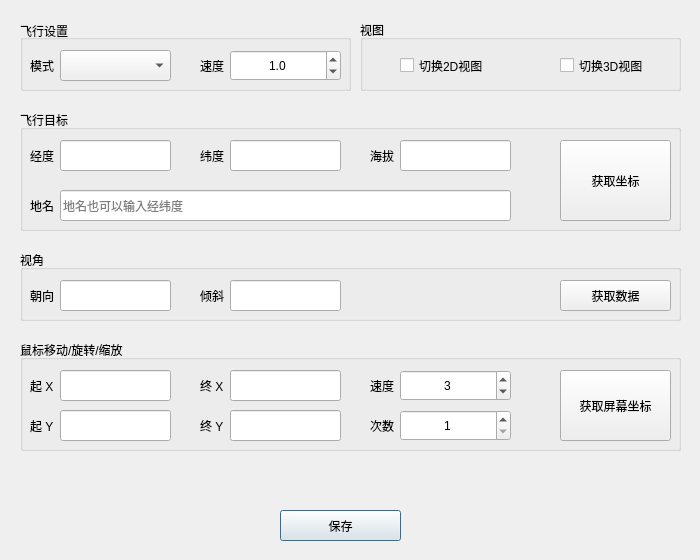
<?xml version="1.0" encoding="UTF-8"?>
<ui version="4.0">
 <class>Dialog_subtitle_action_edit</class>
 <widget class="QDialog" name="Dialog_subtitle_action_edit">
  <property name="windowModality">
   <enum>Qt::ApplicationModal</enum>
  </property>
  <property name="geometry">
   <rect>
    <x>0</x>
    <y>0</y>
    <width>700</width>
    <height>560</height>
   </rect>
  </property>
  <property name="minimumSize">
   <size>
    <width>700</width>
    <height>0</height>
   </size>
  </property>
  <property name="maximumSize">
   <size>
    <width>700</width>
    <height>750</height>
   </size>
  </property>
  <property name="windowTitle">
   <string>字幕属性编辑</string>
  </property>
  <widget class="QPushButton" name="pushButton">
   <property name="geometry">
    <rect>
     <x>280</x>
     <y>510</y>
     <width>121</width>
     <height>31</height>
    </rect>
   </property>
   <property name="text">
    <string>保存</string>
   </property>
  </widget>
  <widget class="QGroupBox" name="groupBox_suntitle_action">
   <property name="geometry">
    <rect>
     <x>20</x>
     <y>20</y>
     <width>331</width>
     <height>71</height>
    </rect>
   </property>
   <property name="title">
    <string>飞行设置</string>
   </property>
   <property name="alignment">
    <set>Qt::AlignLeading|Qt::AlignLeft|Qt::AlignVCenter</set>
   </property>
   <widget class="QComboBox" name="comboBox_fly_type">
    <property name="geometry">
     <rect>
      <x>40</x>
      <y>30</y>
      <width>111</width>
      <height>31</height>
     </rect>
    </property>
   </widget>
   <widget class="QLabel" name="label_12">
    <property name="geometry">
     <rect>
      <x>10</x>
      <y>30</y>
      <width>31</width>
      <height>31</height>
     </rect>
    </property>
    <property name="text">
     <string>模式</string>
    </property>
    <property name="alignment">
     <set>Qt::AlignLeading|Qt::AlignLeft|Qt::AlignVCenter</set>
    </property>
   </widget>
   <widget class="QDoubleSpinBox" name="doubleSpinBox_fly_speed">
    <property name="geometry">
     <rect>
      <x>210</x>
      <y>30</y>
      <width>111</width>
      <height>31</height>
     </rect>
    </property>
    <property name="alignment">
     <set>Qt::AlignCenter</set>
    </property>
    <property name="decimals">
     <number>1</number>
    </property>
    <property name="minimum">
     <double>0.100000000000000</double>
    </property>
    <property name="value">
     <double>1.000000000000000</double>
    </property>
   </widget>
   <widget class="QLabel" name="label_14">
    <property name="geometry">
     <rect>
      <x>180</x>
      <y>30</y>
      <width>31</width>
      <height>31</height>
     </rect>
    </property>
    <property name="text">
     <string>速度</string>
    </property>
    <property name="alignment">
     <set>Qt::AlignLeading|Qt::AlignLeft|Qt::AlignVCenter</set>
    </property>
   </widget>
  </widget>
  <widget class="QLabel" name="label_info">
   <property name="geometry">
    <rect>
     <x>20</x>
     <y>470</y>
     <width>661</width>
     <height>21</height>
    </rect>
   </property>
   <property name="text">
    <string/>
   </property>
   <property name="alignment">
    <set>Qt::AlignCenter</set>
   </property>
  </widget>
  <widget class="QGroupBox" name="groupBox_heading_tilt_view">
   <property name="geometry">
    <rect>
     <x>20</x>
     <y>250</y>
     <width>661</width>
     <height>71</height>
    </rect>
   </property>
   <property name="title">
    <string>视角</string>
   </property>
   <widget class="QLineEdit" name="lineEdit_tilt">
    <property name="geometry">
     <rect>
      <x>210</x>
      <y>30</y>
      <width>111</width>
      <height>31</height>
     </rect>
    </property>
    <property name="placeholderText">
     <string/>
    </property>
   </widget>
   <widget class="QLabel" name="label_38">
    <property name="geometry">
     <rect>
      <x>180</x>
      <y>30</y>
      <width>31</width>
      <height>31</height>
     </rect>
    </property>
    <property name="text">
     <string>倾斜</string>
    </property>
    <property name="alignment">
     <set>Qt::AlignLeading|Qt::AlignLeft|Qt::AlignVCenter</set>
    </property>
   </widget>
   <widget class="QLabel" name="label_37">
    <property name="geometry">
     <rect>
      <x>10</x>
      <y>30</y>
      <width>31</width>
      <height>31</height>
     </rect>
    </property>
    <property name="text">
     <string>朝向</string>
    </property>
    <property name="alignment">
     <set>Qt::AlignLeading|Qt::AlignLeft|Qt::AlignVCenter</set>
    </property>
   </widget>
   <widget class="QLineEdit" name="lineEdit_heading">
    <property name="geometry">
     <rect>
      <x>40</x>
      <y>30</y>
      <width>111</width>
      <height>31</height>
     </rect>
    </property>
    <property name="placeholderText">
     <string/>
    </property>
   </widget>
   <widget class="QPushButton" name="pushButton_get_heading_tilt">
    <property name="geometry">
     <rect>
      <x>540</x>
      <y>30</y>
      <width>111</width>
      <height>31</height>
     </rect>
    </property>
    <property name="text">
     <string>获取数据</string>
    </property>
   </widget>
  </widget>
  <widget class="QGroupBox" name="groupBox_screen_action">
   <property name="geometry">
    <rect>
     <x>20</x>
     <y>340</y>
     <width>661</width>
     <height>111</height>
    </rect>
   </property>
   <property name="title">
    <string>鼠标移动/旋转/缩放</string>
   </property>
   <widget class="QLabel" name="label_43">
    <property name="geometry">
     <rect>
      <x>180</x>
      <y>70</y>
      <width>31</width>
      <height>31</height>
     </rect>
    </property>
    <property name="text">
     <string>终 Y</string>
    </property>
    <property name="alignment">
     <set>Qt::AlignLeading|Qt::AlignLeft|Qt::AlignVCenter</set>
    </property>
   </widget>
   <widget class="QLineEdit" name="lineEdit_target_end_x">
    <property name="geometry">
     <rect>
      <x>210</x>
      <y>30</y>
      <width>111</width>
      <height>31</height>
     </rect>
    </property>
    <property name="placeholderText">
     <string/>
    </property>
   </widget>
   <widget class="QLineEdit" name="lineEdit_target_end_y">
    <property name="geometry">
     <rect>
      <x>210</x>
      <y>70</y>
      <width>111</width>
      <height>31</height>
     </rect>
    </property>
    <property name="placeholderText">
     <string/>
    </property>
   </widget>
   <widget class="QLabel" name="label_44">
    <property name="geometry">
     <rect>
      <x>10</x>
      <y>30</y>
      <width>31</width>
      <height>31</height>
     </rect>
    </property>
    <property name="text">
     <string>起 X</string>
    </property>
    <property name="alignment">
     <set>Qt::AlignLeading|Qt::AlignLeft|Qt::AlignVCenter</set>
    </property>
   </widget>
   <widget class="QLabel" name="label_45">
    <property name="geometry">
     <rect>
      <x>180</x>
      <y>30</y>
      <width>31</width>
      <height>31</height>
     </rect>
    </property>
    <property name="text">
     <string>终 X</string>
    </property>
    <property name="alignment">
     <set>Qt::AlignLeading|Qt::AlignLeft|Qt::AlignVCenter</set>
    </property>
   </widget>
   <widget class="QLineEdit" name="lineEdit_target_start_y">
    <property name="geometry">
     <rect>
      <x>40</x>
      <y>70</y>
      <width>111</width>
      <height>31</height>
     </rect>
    </property>
    <property name="placeholderText">
     <string/>
    </property>
   </widget>
   <widget class="QLabel" name="label_46">
    <property name="geometry">
     <rect>
      <x>10</x>
      <y>70</y>
      <width>31</width>
      <height>31</height>
     </rect>
    </property>
    <property name="text">
     <string>起 Y</string>
    </property>
    <property name="alignment">
     <set>Qt::AlignLeading|Qt::AlignLeft|Qt::AlignVCenter</set>
    </property>
   </widget>
   <widget class="QLineEdit" name="lineEdit_target_start_x">
    <property name="geometry">
     <rect>
      <x>40</x>
      <y>30</y>
      <width>111</width>
      <height>31</height>
     </rect>
    </property>
    <property name="placeholderText">
     <string/>
    </property>
   </widget>
   <widget class="QSpinBox" name="spinBox_slide_speed">
    <property name="geometry">
     <rect>
      <x>380</x>
      <y>30</y>
      <width>111</width>
      <height>31</height>
     </rect>
    </property>
    <property name="alignment">
     <set>Qt::AlignCenter</set>
    </property>
    <property name="maximum">
     <number>32</number>
    </property>
    <property name="value">
     <number>3</number>
    </property>
   </widget>
   <widget class="QLabel" name="label_15">
    <property name="geometry">
     <rect>
      <x>350</x>
      <y>30</y>
      <width>31</width>
      <height>31</height>
     </rect>
    </property>
    <property name="text">
     <string>速度</string>
    </property>
    <property name="alignment">
     <set>Qt::AlignLeading|Qt::AlignLeft|Qt::AlignVCenter</set>
    </property>
   </widget>
   <widget class="QPushButton" name="pushButton_get_screen_coordination">
    <property name="geometry">
     <rect>
      <x>540</x>
      <y>30</y>
      <width>111</width>
      <height>71</height>
     </rect>
    </property>
    <property name="text">
     <string>获取屏幕坐标</string>
    </property>
   </widget>
   <widget class="QLabel" name="label_16">
    <property name="geometry">
     <rect>
      <x>350</x>
      <y>70</y>
      <width>31</width>
      <height>31</height>
     </rect>
    </property>
    <property name="text">
     <string>次数</string>
    </property>
    <property name="alignment">
     <set>Qt::AlignLeading|Qt::AlignLeft|Qt::AlignVCenter</set>
    </property>
   </widget>
   <widget class="QSpinBox" name="spinBox_zoom_time">
    <property name="geometry">
     <rect>
      <x>380</x>
      <y>70</y>
      <width>111</width>
      <height>31</height>
     </rect>
    </property>
    <property name="alignment">
     <set>Qt::AlignCenter</set>
    </property>
    <property name="minimum">
     <number>1</number>
    </property>
    <property name="maximum">
     <number>999</number>
    </property>
   </widget>
   <widget class="QLabel" name="label_slide_time">
    <property name="geometry">
     <rect>
      <x>500</x>
      <y>30</y>
      <width>31</width>
      <height>31</height>
     </rect>
    </property>
    <property name="text">
     <string/>
    </property>
   </widget>
   <widget class="QLabel" name="label_zoom_time">
    <property name="geometry">
     <rect>
      <x>500</x>
      <y>70</y>
      <width>31</width>
      <height>31</height>
     </rect>
    </property>
    <property name="text">
     <string/>
    </property>
   </widget>
  </widget>
  <widget class="QGroupBox" name="groupBox_fly">
   <property name="geometry">
    <rect>
     <x>20</x>
     <y>110</y>
     <width>661</width>
     <height>121</height>
    </rect>
   </property>
   <property name="title">
    <string>飞行目标</string>
   </property>
   <widget class="QLabel" name="label_32">
    <property name="geometry">
     <rect>
      <x>180</x>
      <y>30</y>
      <width>31</width>
      <height>31</height>
     </rect>
    </property>
    <property name="text">
     <string>纬度</string>
    </property>
    <property name="alignment">
     <set>Qt::AlignLeading|Qt::AlignLeft|Qt::AlignVCenter</set>
    </property>
   </widget>
   <widget class="QLabel" name="label_31">
    <property name="geometry">
     <rect>
      <x>350</x>
      <y>30</y>
      <width>31</width>
      <height>31</height>
     </rect>
    </property>
    <property name="text">
     <string>海拔</string>
    </property>
    <property name="alignment">
     <set>Qt::AlignLeading|Qt::AlignLeft|Qt::AlignVCenter</set>
    </property>
   </widget>
   <widget class="QLineEdit" name="lineEdit_target_altitude">
    <property name="geometry">
     <rect>
      <x>380</x>
      <y>30</y>
      <width>111</width>
      <height>31</height>
     </rect>
    </property>
    <property name="placeholderText">
     <string/>
    </property>
   </widget>
   <widget class="QLabel" name="label_33">
    <property name="geometry">
     <rect>
      <x>10</x>
      <y>30</y>
      <width>31</width>
      <height>31</height>
     </rect>
    </property>
    <property name="text">
     <string>经度</string>
    </property>
    <property name="alignment">
     <set>Qt::AlignLeading|Qt::AlignLeft|Qt::AlignVCenter</set>
    </property>
   </widget>
   <widget class="QLineEdit" name="lineEdit_target_latitude">
    <property name="geometry">
     <rect>
      <x>210</x>
      <y>30</y>
      <width>111</width>
      <height>31</height>
     </rect>
    </property>
    <property name="placeholderText">
     <string/>
    </property>
   </widget>
   <widget class="QLineEdit" name="lineEdit_target_longitude">
    <property name="geometry">
     <rect>
      <x>40</x>
      <y>30</y>
      <width>111</width>
      <height>31</height>
     </rect>
    </property>
    <property name="placeholderText">
     <string/>
    </property>
   </widget>
   <widget class="QLabel" name="label_42">
    <property name="geometry">
     <rect>
      <x>10</x>
      <y>80</y>
      <width>31</width>
      <height>31</height>
     </rect>
    </property>
    <property name="text">
     <string>地名</string>
    </property>
    <property name="alignment">
     <set>Qt::AlignLeading|Qt::AlignLeft|Qt::AlignVCenter</set>
    </property>
   </widget>
   <widget class="QLineEdit" name="lineEdit_target_place_name">
    <property name="geometry">
     <rect>
      <x>40</x>
      <y>80</y>
      <width>451</width>
      <height>31</height>
     </rect>
    </property>
    <property name="placeholderText">
     <string>地名也可以输入经纬度</string>
    </property>
   </widget>
   <widget class="QPushButton" name="pushButton_get_position">
    <property name="geometry">
     <rect>
      <x>540</x>
      <y>30</y>
      <width>111</width>
      <height>81</height>
     </rect>
    </property>
    <property name="text">
     <string>获取坐标</string>
    </property>
   </widget>
  </widget>
  <widget class="QGroupBox" name="groupBox_set_2d_3d_view">
   <property name="geometry">
    <rect>
     <x>360</x>
     <y>20</y>
     <width>321</width>
     <height>71</height>
    </rect>
   </property>
   <property name="title">
    <string>视图</string>
   </property>
   <widget class="QCheckBox" name="checkBox_2D_view">
    <property name="geometry">
     <rect>
      <x>40</x>
      <y>30</y>
      <width>101</width>
      <height>31</height>
     </rect>
    </property>
    <property name="text">
     <string>切换2D视图</string>
    </property>
   </widget>
   <widget class="QCheckBox" name="checkBox_3D_view">
    <property name="geometry">
     <rect>
      <x>200</x>
      <y>30</y>
      <width>101</width>
      <height>31</height>
     </rect>
    </property>
    <property name="text">
     <string>切换3D视图</string>
    </property>
   </widget>
  </widget>
 </widget>
 <tabstops>
  <tabstop>lineEdit_target_longitude</tabstop>
  <tabstop>lineEdit_target_latitude</tabstop>
  <tabstop>lineEdit_target_altitude</tabstop>
  <tabstop>lineEdit_heading</tabstop>
  <tabstop>lineEdit_tilt</tabstop>
  <tabstop>checkBox_2D_view</tabstop>
  <tabstop>checkBox_3D_view</tabstop>
  <tabstop>pushButton</tabstop>
 </tabstops>
 <resources/>
 <connections/>
</ui>
